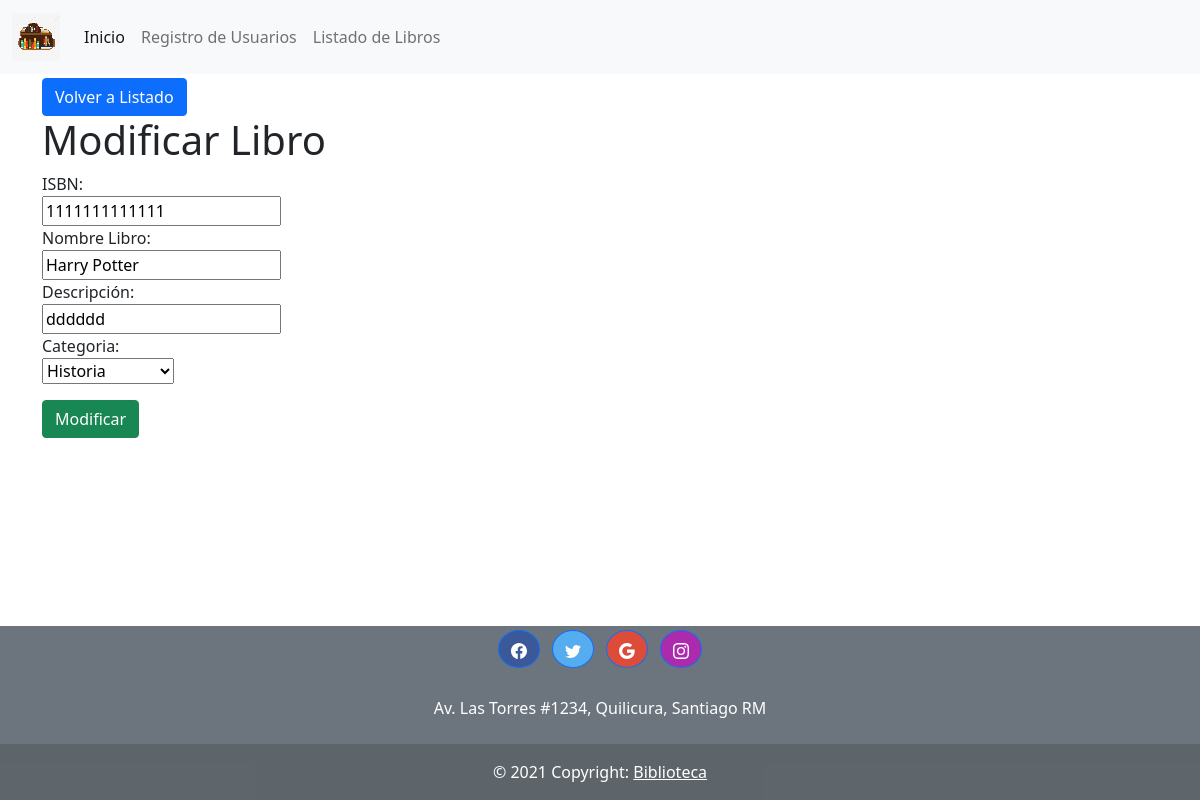
/form-mod-libro/1111111111111, run on the app's committed database.
### core/models.py (models this page shows, shortened)
class Libro(models.Model):
    ISBN = models.CharField(max_length=13, primary_key=True, verbose_name='Codigo')
    nombreLibro = models.CharField(max_length=255, verbose_name='Nombre del libro')
    descripcion = models.CharField(max_length=255, null=True, blank=True, verbose_name='Descripcion')
    categoria = models.ForeignKey(Categoria, on_delete=models.CASCADE)

### core/views.py (the view)
# urls.py: path('form-mod-libro/<id>', form_mod_libro, name="form_mod_libro"),
def form_mod_libro(request, id):
    libro = Libro.objects.get(ISBN=id)
    datos = {
        'form': LibroForm(instance=libro)
    }
    if request.method == 'POST':
        formulario = LibroForm(data=request.POST, instance=libro)
        if formulario.is_valid:
            formulario.save()
            messages.add_message(request, messages.INFO, 'Registro Actualizado Correctamente.')
            return  redirect(to="libro_lista")
    return render(request, 'core/form_mod_libro.html', datos)

### core/forms.py
class LibroForm(ModelForm):
    ISBN = forms.CharField(label='ISBN',widget=forms.TextInput(attrs={"placeholder": "13 dígitos"}))
    nombreLibro = forms.CharField(label='Nombre Libro')
    descripcion = forms.CharField(label='Descripción')
    class Meta:
        model = Libro
        fields = ['ISBN','nombreLibro','descripcion','categoria',]

### core/models.py (called while the page is built)
    def __str__(self):
        return self.nombreCategoria

### core/templates/core/form_mod_libro.html (shortened to what this page needs)
{% extends "core/base_layout.html" %}
{% block content %}
{% load static %}
<div class="container mt-1 mb-1 align_self">
    <div class="d-flex justify-content-start">
        <a href="{% url 'libro_lista' %}" class="btn btn-primary" role="button" aria-pressed="true">Volver a Listado</a>
    </div>
    <div class="d-flex justify-content-start">
        <h1>Modificar Libro</h1>
    </div>
    <div class="d-flex justify-content-start">
        <form action="" method="post" id="formularioIngreso">
            <div class="form-group">
                {{ form.as_table }}
            </div>
            <div class="button">
                <input type="submit" value="Modificar" class="btn btn-success" id="enviar">
            </div>
        </form>
    </div>
</div>
{% endblock content %}

### core/static/core/css/styles.css (style rules this page uses)
html { height: 100%; }
body { min-height: 100%; display: flex; flex-direction: column; }
#formularioIngreso { width: 150px; margin: 0; -webkit-box-sizing: border-box; -moz-box-sizing: border-box; box-sizing: border-box; }
.button { padding-top: 1em; }

### data on the page
Libro: ISBN "1111111111111", nombreLibro "Harry Potter", descripcion "dddddd", categoria "Historia"
